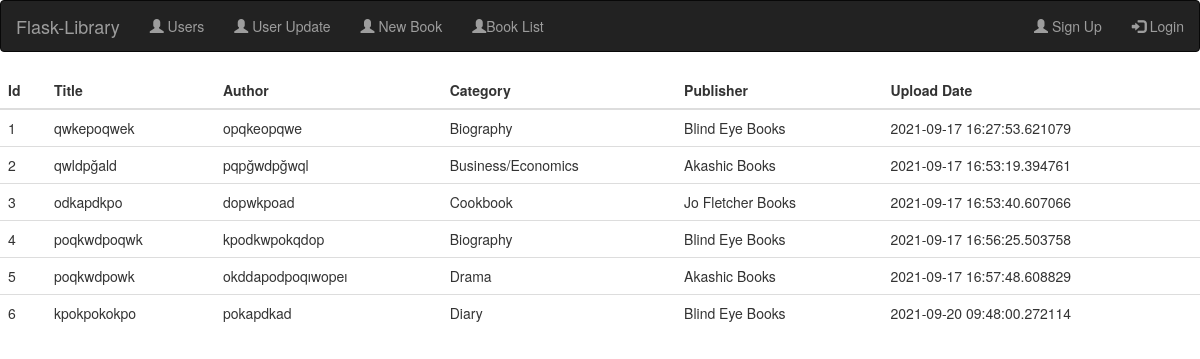
Page /booklist on the committed database.
### main.py (models this page shows)
class Books(db.Model):
    id = db.Column(db.Integer(), primary_key=True)
    title = db.Column(db.String(60), nullable=False)
    author = db.Column(db.String(), nullable=False)
    category = db.Column(db.String(), nullable=False)
    publisher = db.Column(db.String(), nullable=False)
    upload_date = db.Column(db.DateTime(), nullable=False)
    taken = db.Column(db.Boolean(), nullable=False)
    owner_id=db.Column(db.Integer, db.ForeignKey('users.id'))

### main.py (the view)
@app.route('/booklist')
def BookList():
    all_books = Books.query.all()
    return render_template('booklist.html', all_books=all_books)

### templates/booklist.html (shortened to what this page needs)
{%extends './components/navbar.html'%}
{%block content%}
{% from "formhelpers.html" import render_field %}
<table class="table table-dark">
    <thead>
      <tr>
        <th scope="col">Id</th>
        <th scope="col">Title</th>
        <th scope="col">Author</th>
        <th scope="col">Category</th>
        <th scope="col">Publisher</th>
        <th scope="col">Upload Date</th>
      </tr>
    </thead>
    <tbody>
        {%for book in all_books %}
      <tr>
        <td>{{book.id}}</td>
        <td>{{book.title}}</td>
        <td>{{book.author}}</td>
        <td>{{book.category}}</td>
        <td>{{book.publisher}}</td>
        <td>{{book.upload_date}}</td>
      </tr>
      {%endfor%}
    </tbody>
  </table>
{%endblock%}

### templates/components/navbar.html (shortened to what this page needs)
<!DOCTYPE html>
<html lang="en">
<head>
  <link rel="stylesheet" href="https://maxcdn.bootstrapcdn.com/bootstrap/3.4.1/css/bootstrap.min.css">
</head>
<body>
<nav class="navbar navbar-inverse">
  <div class="container-fluid">
    <div class="navbar-header">
     <a class="navbar-brand" href="/">Flask-Library</a>
    </div>
    <ul class="nav navbar-nav">
      <li><a href="/userlist"><span class="glyphicon glyphicon-user"></span> Users</a></li>
      <li><a href="/update"><span class="glyphicon glyphicon-user"></span> User Update</a></li>
      <li><a href="/addbook"><span class="glyphicon glyphicon-user"></span> New Book</a></li>
      <li><a href="/booklist"><span class="glyphicon glyphicon-user"></span>Book List</a></li>
    </ul>
    <ul class="nav navbar-nav navbar-right">
      {%if session["logged_in"]==true%}
      <li><h4 style="color:cornsilk;"> Welcome</h4></li>
      <li><a href="/logout"><span class="glyphicon glyphicon-log-in"></span> Logout</a></li>
      {%else%}
      <li><a href="/register"><span class="glyphicon glyphicon-user"></span> Sign Up</a></li>
      <li><a href="/login"><span class="glyphicon glyphicon-log-in"></span> Login</a></li>
      {%endif%}
    </ul>
  </div>
</nav>
{%block content%}
{%endblock%}
</body>
</html>

### rows in the picture
Books: id "1", title "qwkepoqwek", author "opqkeopqwe", category "Biography", publisher "Blind Eye Books", upload_date "2021-09-17 16:27:53.621079"
Books: id "2", title "qwldpğald", author "pqpğwdpğwql", category "Business/Economics", publisher "Akashic Books", upload_date "2021-09-17 16:53:19.394761"
Books: id "3", title "odkapdkpo", author "dopwkpoad", category "Cookbook", publisher "Jo Fletcher Books", upload_date "2021-09-17 16:53:40.607066"
Books: id "4", title "poqkwdpoqwk", author "kpodkwpokqdop", category "Biography", publisher "Blind Eye Books", upload_date "2021-09-17 16:56:25.503758"
Books: id "5", title "poqkwdpowk", author "okddapodpoqıwopeı", category "Drama", publisher "Akashic Books", upload_date "2021-09-17 16:57:48.608829"
Books: id "6", title "kpokpokokpo", author "pokapdkad", category "Diary", publisher "Blind Eye Books", upload_date "2021-09-20 09:48:00.272114"
